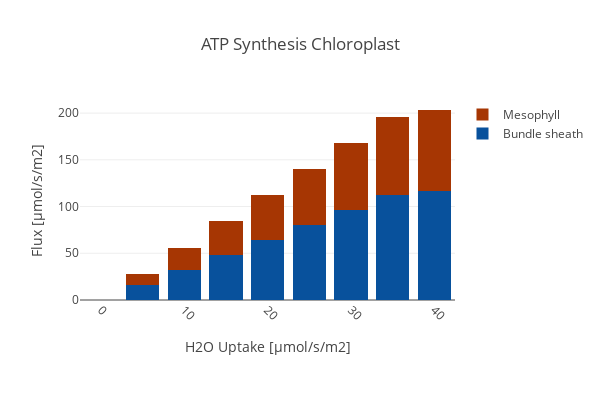

The code cell stored with this chart in its notebook:
### Code cell
create_bar_plot_met(D_fba, D_exp,
                    {'[M]_ATPase_h':'Mesophyll','[B]_ATPase_h': 'Bundle sheath'},'ATP_h',
                    'ATP Synthesis Chloroplast', xaxis_title, c3_model,
                    stacked = True, save_fig=save_fig)

### Figure 1 — Plotly figure (JSON) as saved in the notebook; plotly's stock layout.template omitted (floating-point values rounded to 4 significant figures)
{"data": [{"marker": {"color": "rgb(8,81,156)"}, "name": "Bundle sheath", "type": "bar", "uid": "87c2ce7a-a4b0-4d0c-a705-de6fcb3fb45e", "x": [0, 5, 10, 15, 20, 25, 30, 35, 40], "y": [0.1527, 16.14, 32.18, 48.22, 64.27, 80.32, 96.36, 112.4, 116.8]}, {"marker": {"color": "rgb(166,54,3)"}, "name": "Mesophyll", "type": "bar", "uid": "e4e5ed64-338a-4d15-963e-edc64af16492", "x": [0, 5, 10, 15, 20, 25, 30, 35, 40], "y": [0.1527, 12.04, 23.92, 35.8, 47.68, 59.56, 71.43, 83.3, 86.55]}], "layout": {"barmode": "stack", "height": 400, "margin": {"b": 100}, "title": {"text": "ATP Synthesis Chloroplast"}, "width": 600, "xaxis": {"tickangle": 45, "title": {"text": "H2O Uptake [µmol/s/m2]"}}, "yaxis": {"autorange": true, "title": {"text": "Flux [µmol/s/m2]"}}}}
